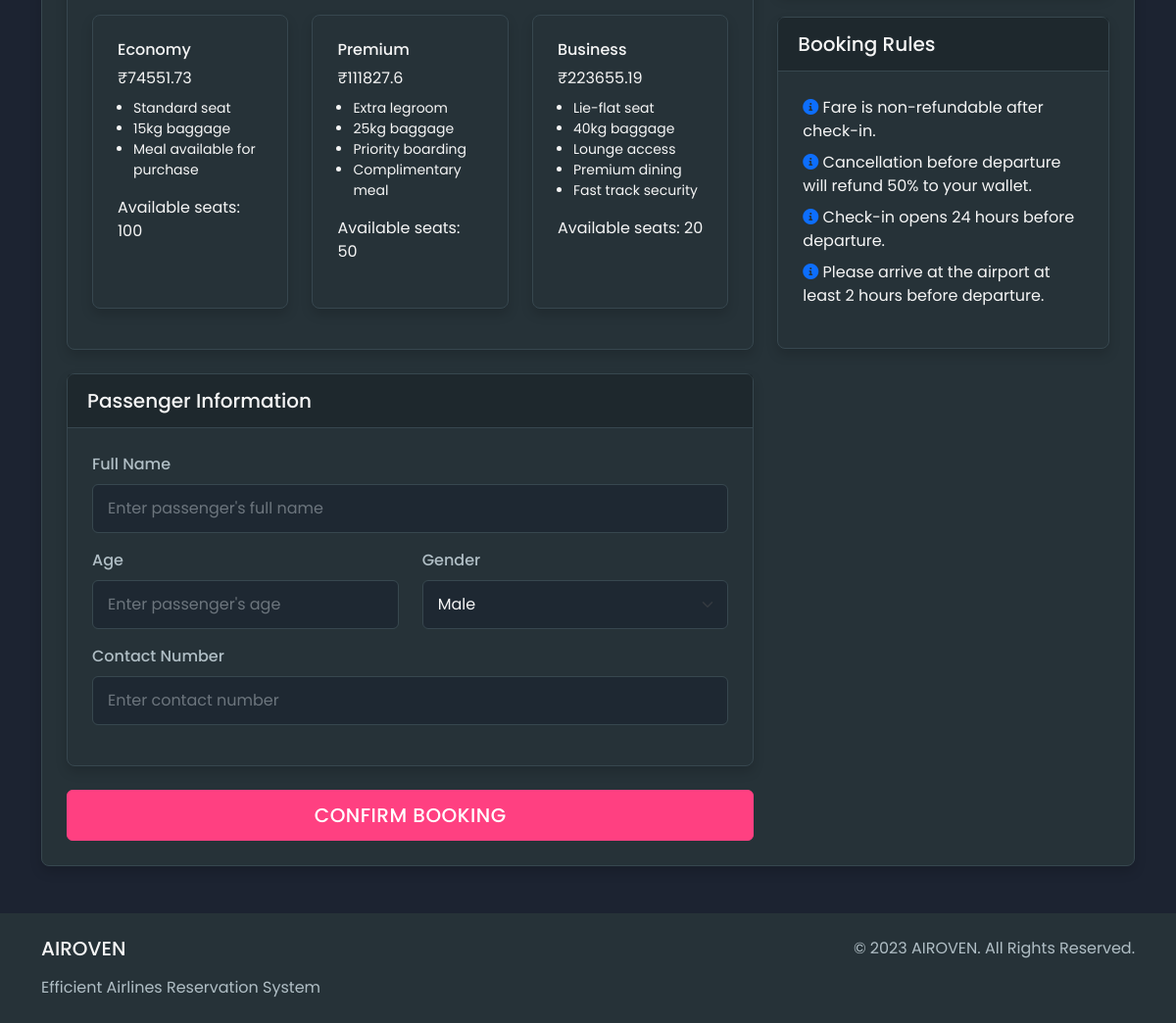
Page /book_flight/1 (signed in, lower part) on the earlier database version.
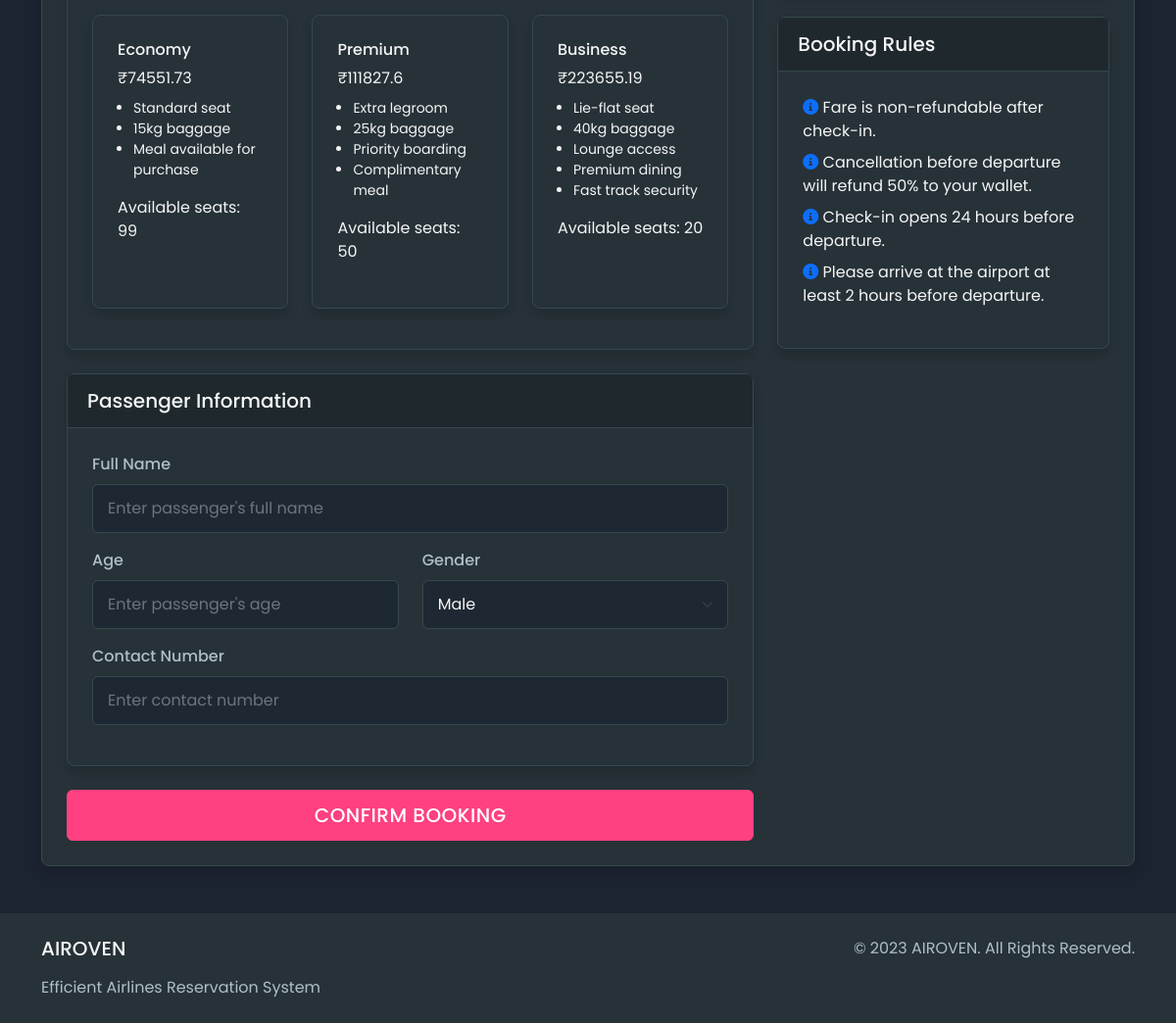
Same page on the later database version.
### models.py (models this page shows, shortened)
class Flight(db.Model):
    id = db.Column(db.Integer, primary_key=True)
    flight_number = db.Column(db.String(10), unique=True, nullable=False)
    origin = db.Column(db.String(64), nullable=False)
    destination = db.Column(db.String(64), nullable=False)
    departure_time = db.Column(db.DateTime, nullable=False)
    arrival_time = db.Column(db.DateTime, nullable=False)
    status = db.Column(db.String(20), default="On Time")
    economy_price = db.Column(db.Float, nullable=False)
    premium_price = db.Column(db.Float, nullable=False)
    business_price = db.Column(db.Float, nullable=False)
    available_seats_economy = db.Column(db.Integer, default=100)
    available_seats_premium = db.Column(db.Integer, default=50)
    available_seats_business = db.Column(db.Integer, default=20)
    aircraft_type = db.Column(db.String(50), nullable=False)
    distance_km = db.Column(db.Integer)
    bookings = db.relationship('Booking', backref='flight', lazy=True, cascade='all, delete-orphan')

### routes.py (the view, shortened to what this page needs)
    @app.route('/book_flight/<int:flight_id>', methods=['GET', 'POST'])
    @login_required
    def book_flight(flight_id):
        flight = Flight.query.get_or_404(flight_id)
        form = BookingForm(flight_id=flight_id)
        return render_template('booking.html', form=form, flight=flight)

### forms.py
class BookingForm(FlaskForm):
    flight_id = HiddenField('Flight ID', validators=[DataRequired()])
    travel_class = SelectField('Travel Class', choices=[
        ('economy', 'Economy'),
        ('premium', 'Premium'),
        ('business', 'Business')
    ], validators=[DataRequired()])
    passenger_name = StringField('Passenger Name', validators=[DataRequired()])
    passenger_age = IntegerField('Passenger Age', validators=[DataRequired(), NumberRange(min=1, max=120)])
    passenger_gender = SelectField('Passenger Gender', choices=[
        ('male', 'Male'),
        ('female', 'Female'),
        ('other', 'Other')
    ], validators=[DataRequired()])
    contact_number = StringField('Contact Number', validators=[DataRequired(), Length(min=10, max=15)])
    submit = SubmitField('Confirm Booking')

### app.py (called while the page is built)
    @login_manager.user_loader
    def load_user(user_id):
        return User.query.get(int(user_id))

### templates/booking.html (shortened to what this page needs)
{% extends "layout.html" %}
{% block content %}
<div class="booking-container">
    <div class="card mb-4">
        <div class="card-body">
            <div class="row">
                <div class="col-lg-8">
                    <form method="POST" action="{{ url_for('book_flight', flight_id=flight.id) }}" class="booking-form">
                        <div class="card mb-4">
                            <div class="card-body">
                                <div class="row" id="classDetails">
                                    <div class="col-md-4 mb-3 class-detail" id="economy-details">
                                        <div class="card h-100">
                                            <div class="card-body">
                                                <h6>Economy</h6>
                                                <div class="price mb-2">₹{{ flight.economy_price }}</div>
                                                <ul class="small ps-3">
                                                    <li>Standard seat</li>
                                                    <li>15kg baggage</li>
                                                    <li>Meal available for purchase</li>
                                                </ul>
                                                <div class="seats-available">
                                                    Available seats: {{ flight.available_seats_economy }}
                                                </div>
                                            </div>
                                        </div>
                                    </div>
                                    <div class="col-md-4 mb-3 class-detail" id="premium-details">
                                        <div class="card h-100">
                                            <div class="card-body">
                                                <h6>Premium</h6>
                                                <div class="price mb-2">₹{{ flight.premium_price }}</div>
                                                <ul class="small ps-3">
                                                    <li>Extra legroom</li>
                                                    <li>25kg baggage</li>
                                                    <li>Priority boarding</li>
                                                    <li>Complimentary meal</li>
                                                </ul>
                                                <div class="seats-available">
                                                    Available seats: {{ flight.available_seats_premium }}
                                                </div>
                                            </div>
                                        </div>
                                    </div>
                                    <div class="col-md-4 mb-3 class-detail" id="business-details">
                                        <div class="card h-100">
                                            <div class="card-body">
                                                <h6>Business</h6>
                                                <div class="price mb-2">₹{{ flight.business_price }}</div>
                                                <ul class="small ps-3">
                                                    <li>Lie-flat seat</li>
                                                    <li>40kg baggage</li>
                                                    <li>Lounge access</li>
                                                    <li>Premium dining</li>
                                                    <li>Fast track security</li>
                                                </ul>
                                                <div class="seats-available">
                                                    Available seats: {{ flight.available_seats_business }}
                                                </div>
                                            </div>
                                        </div>
                                    </div>
                                </div>
                            </div>
                        </div>
                        <div class="card mb-4">
                            <div class="card-header">
                                <h5 class="mb-0">Passenger Information</h5>
                            </div>
                            <div class="card-body">
                                <div class="mb-3">
                                    <label for="passenger_name" class="form-label">Full Name</label>
                                    {{ form.passenger_name(class="form-control", placeholder="Enter passenger's full name") }}
                                </div>
                                <div class="row">
                                    <div class="col-md-6 mb-3">
                                        <label for="passenger_age" class="form-label">Age</label>
                                        {{ form.passenger_age(class="form-control", placeholder="Enter passenger's age") }}
                                    </div>
                                    <div class="col-md-6 mb-3">
                                        <label for="passenger_gender" class="form-label">Gender</label>
                                        {{ form.passenger_gender(class="form-select") }}
                                    </div>
                                </div>
                                <div class="mb-3">
                                    <label for="contact_number" class="form-label">Contact Number</label>
                                    {{ form.contact_number(class="form-control", placeholder="Enter contact number") }}
                                </div>
                            </div>
                        </div>
                        <div class="d-grid gap-2">
                            <button type="submit" class="btn btn-primary btn-lg">
                                Confirm Booking
                            </button>
                        </div>
                    </form>
                </div>
                <div class="col-lg-4">
                    <div class="card">
                        <div class="card-header">
                            <h5 class="mb-0">Booking Rules</h5>
                        </div>
                        <div class="card-body">
                            <ul class="list-unstyled">
                                <li class="mb-2">
                                    <i class="fas fa-info-circle text-primary"></i> Fare is non-refundable after check-in.
                                </li>
                                <li class="mb-2">
                                    <i class="fas fa-info-circle text-primary"></i> Cancellation before departure will refund 50% to your wallet.
                                </li>
                                <li class="mb-2">
                                    <i class="fas fa-info-circle text-primary"></i> Check-in opens 24 hours before departure.
                                </li>
                                <li>
                                    <i class="fas fa-info-circle text-primary"></i> Please arrive at the airport at least 2 hours before departure.
                                </li>
                            </ul>
                        </div>
                    </div>
                </div>
            </div>
        </div>
    </div>
</div>
{% endblock %}

### templates/layout.html (shortened to what this page needs)
<!DOCTYPE html>
<html lang="en">
<head>
    <link href="https://cdn.jsdelivr.net/npm/bootstrap@5.1.3/dist/css/bootstrap.min.css" rel="stylesheet">
    <link rel="stylesheet" href="https://cdnjs.cloudflare.com/ajax/libs/font-awesome/6.0.0/css/all.min.css">
    <link rel="stylesheet" href="https://unpkg.com/leaflet@1.7.1/dist/leaflet.css" />
    <link rel="stylesheet" href="{{ url_for('static', filename='css/style.css') }}">
</head>
<body>
    <main class="container my-4">
        {% block content %}{% endblock %}
    </main>
    <footer class="py-4">
        <div class="container">
            <div class="row">
                <div class="col-md-6">
                    <h5 class="mb-3">AIROVEN</h5>
                    <p class="mb-0">Efficient Airlines Reservation System</p>
                </div>
                <div class="col-md-6 text-md-end">
                    <p>&copy; 2023 AIROVEN. All Rights Reserved.</p>
                </div>
            </div>
        </div>
    </footer>
</body>
</html>

### static/css/style.css (style rules this page uses)
:root { --primary-color: #1c2331; --secondary-color: #263238; --accent-color: #ff4081; --text-color: #f5f5f5; --secondary-text: #b0bec5; --success-color: #4caf50; --warning-color: #ff9800; --danger-color: #f44336; --hover-color: #37474f; --border-color: #37474f; --card-bg: #263238; --input-bg: #1e2832; }
body { background-color: var(--primary-color); color: var(--text-color); font-family: 'Poppins', sans-serif; margin: 0; min-height: 100vh; display: flex; flex-direction: column; }
.container { flex: 1; }
.card { background-color: var(--card-bg); border: 1px solid var(--border-color); border-radius: 8px; box-shadow: 0 6px 12px rgba(0, 0, 0, 0.15); margin-bottom: 20px; transition: transform 0.3s ease, box-shadow 0.3s ease; }
.card-header { background-color: rgba(0, 0, 0, 0.2); border-bottom: 1px solid var(--border-color); padding: 15px 20px; font-weight: 600; }
.card-body { padding: 25px; }
.form-control, .form-select { background-color: var(--input-bg); border: 1px solid var(--border-color); color: var(--text-color); border-radius: 6px; padding: 12px 15px; transition: all 0.3s ease; }
.form-label { color: var(--secondary-text); font-weight: 500; margin-bottom: 8px; }
.btn { padding: 10px 20px; border-radius: 6px; font-weight: 500; transition: all 0.3s ease; text-transform: uppercase; letter-spacing: 0.5px; }
.btn-primary { background-color: var(--accent-color); border-color: var(--accent-color); }
footer { background-color: var(--secondary-color); padding: 30px 0; margin-top: auto; }
footer p { margin-bottom: 0; color: var(--secondary-text); }

### templates/layout.html (style rules this page uses)
input[type="text"], input[type="number"], input[type="email"], input[type="password"], textarea, select { cursor: text; }
button, input[type="submit"], input[type="button"] { cursor: pointer; }

Differences in the rows shown:
changed Flight: available_seats_economy "100" → "99"
